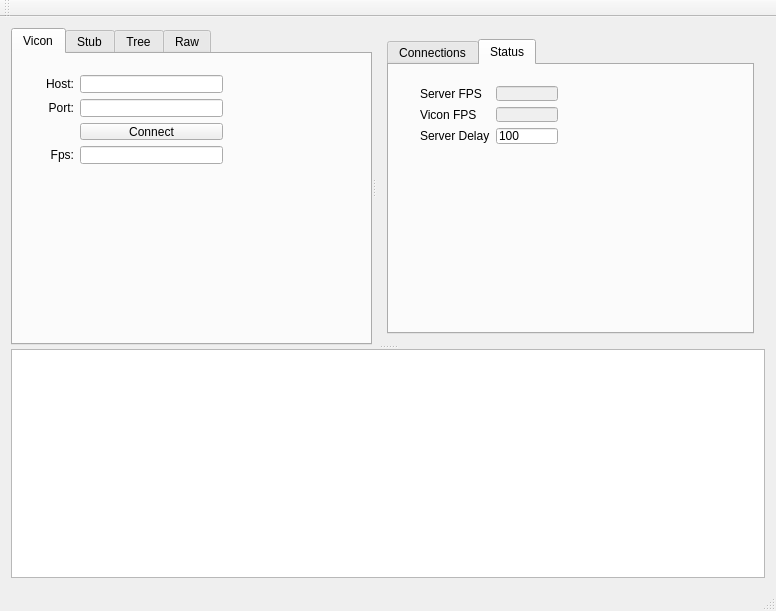
<?xml version="1.0" encoding="UTF-8"?>
<ui version="4.0">
 <class>MainWin</class>
 <widget class="QMainWindow" name="MainWin">
  <property name="geometry">
   <rect>
    <x>0</x>
    <y>0</y>
    <width>776</width>
    <height>611</height>
   </rect>
  </property>
  <property name="windowTitle">
   <string>MainWindow</string>
  </property>
  <widget class="QWidget" name="centralWidget">
   <layout class="QVBoxLayout" name="verticalLayout_4">
    <item>
     <widget class="QSplitter" name="splitter_2">
      <property name="orientation">
       <enum>Qt::Vertical</enum>
      </property>
      <widget class="QSplitter" name="splitter">
       <property name="orientation">
        <enum>Qt::Horizontal</enum>
       </property>
       <widget class="QTabWidget" name="tabWidget">
        <property name="currentIndex">
         <number>0</number>
        </property>
        <widget class="QWidget" name="ViconTab">
         <attribute name="title">
          <string>Vicon</string>
         </attribute>
         <widget class="QWidget" name="formLayoutWidget">
          <property name="geometry">
           <rect>
            <x>10</x>
            <y>10</y>
            <width>211</width>
            <height>111</height>
           </rect>
          </property>
          <layout class="QFormLayout" name="formLayout">
           <property name="labelAlignment">
            <set>Qt::AlignRight|Qt::AlignTrailing|Qt::AlignVCenter</set>
           </property>
           <item row="0" column="0">
            <widget class="QLabel" name="label_2">
             <property name="sizePolicy">
              <sizepolicy hsizetype="Expanding" vsizetype="Preferred">
               <horstretch>0</horstretch>
               <verstretch>0</verstretch>
              </sizepolicy>
             </property>
             <property name="text">
              <string>Host:</string>
             </property>
             <property name="alignment">
              <set>Qt::AlignRight|Qt::AlignTrailing|Qt::AlignVCenter</set>
             </property>
            </widget>
           </item>
           <item row="0" column="1">
            <widget class="QLineEdit" name="lineEditHost">
             <property name="sizePolicy">
              <sizepolicy hsizetype="Expanding" vsizetype="Fixed">
               <horstretch>0</horstretch>
               <verstretch>0</verstretch>
              </sizepolicy>
             </property>
             <property name="minimumSize">
              <size>
               <width>50</width>
               <height>0</height>
              </size>
             </property>
             <property name="maximumSize">
              <size>
               <width>16777215</width>
               <height>16777215</height>
              </size>
             </property>
            </widget>
           </item>
           <item row="1" column="0">
            <widget class="QLabel" name="label">
             <property name="sizePolicy">
              <sizepolicy hsizetype="Expanding" vsizetype="Preferred">
               <horstretch>0</horstretch>
               <verstretch>0</verstretch>
              </sizepolicy>
             </property>
             <property name="text">
              <string>Port:</string>
             </property>
             <property name="alignment">
              <set>Qt::AlignRight|Qt::AlignTrailing|Qt::AlignVCenter</set>
             </property>
            </widget>
           </item>
           <item row="1" column="1">
            <widget class="QLineEdit" name="lineEditPort">
             <property name="minimumSize">
              <size>
               <width>50</width>
               <height>0</height>
              </size>
             </property>
            </widget>
           </item>
           <item row="3" column="0">
            <widget class="QLabel" name="label_4">
             <property name="sizePolicy">
              <sizepolicy hsizetype="Expanding" vsizetype="Preferred">
               <horstretch>0</horstretch>
               <verstretch>0</verstretch>
              </sizepolicy>
             </property>
             <property name="text">
              <string>Fps:</string>
             </property>
             <property name="alignment">
              <set>Qt::AlignRight|Qt::AlignTrailing|Qt::AlignVCenter</set>
             </property>
            </widget>
           </item>
           <item row="2" column="0">
            <spacer name="horizontalSpacer_2">
             <property name="orientation">
              <enum>Qt::Horizontal</enum>
             </property>
             <property name="sizeHint" stdset="0">
              <size>
               <width>40</width>
               <height>20</height>
              </size>
             </property>
            </spacer>
           </item>
           <item row="2" column="1">
            <widget class="QPushButton" name="pushButtonConnect">
             <property name="text">
              <string>Connect</string>
             </property>
            </widget>
           </item>
           <item row="3" column="1">
            <widget class="QLineEdit" name="lineEditViconStatus">
             <property name="sizePolicy">
              <sizepolicy hsizetype="Expanding" vsizetype="Fixed">
               <horstretch>0</horstretch>
               <verstretch>0</verstretch>
              </sizepolicy>
             </property>
             <property name="minimumSize">
              <size>
               <width>50</width>
               <height>0</height>
              </size>
             </property>
             <property name="maximumSize">
              <size>
               <width>16777215</width>
               <height>16777215</height>
              </size>
             </property>
            </widget>
           </item>
          </layout>
         </widget>
        </widget>
        <widget class="QWidget" name="StubTab">
         <attribute name="title">
          <string>Stub</string>
         </attribute>
         <widget class="QPushButton" name="pushButtonStub">
          <property name="geometry">
           <rect>
            <x>90</x>
            <y>10</y>
            <width>75</width>
            <height>23</height>
           </rect>
          </property>
          <property name="text">
           <string>Start</string>
          </property>
         </widget>
         <widget class="QLineEdit" name="lineEditStubStatus">
          <property name="geometry">
           <rect>
            <x>90</x>
            <y>40</y>
            <width>71</width>
            <height>20</height>
           </rect>
          </property>
         </widget>
         <widget class="QLabel" name="label_5">
          <property name="geometry">
           <rect>
            <x>30</x>
            <y>40</y>
            <width>53</width>
            <height>19</height>
           </rect>
          </property>
          <property name="text">
           <string>fps:</string>
          </property>
          <property name="alignment">
           <set>Qt::AlignRight|Qt::AlignTrailing|Qt::AlignVCenter</set>
          </property>
         </widget>
        </widget>
        <widget class="QWidget" name="TreeTab">
         <attribute name="title">
          <string>Tree</string>
         </attribute>
         <layout class="QVBoxLayout" name="verticalLayout_3">
          <item>
           <widget class="QTreeView" name="treeViewData"/>
          </item>
         </layout>
        </widget>
        <widget class="QWidget" name="RawTab">
         <attribute name="title">
          <string>Raw</string>
         </attribute>
         <layout class="QVBoxLayout" name="verticalLayout_2">
          <item>
           <widget class="QTextEdit" name="textEditData"/>
          </item>
         </layout>
        </widget>
       </widget>
       <widget class="QWidget" name="verticalLayoutWidget">
        <layout class="QVBoxLayout" name="verticalLayout">
         <item>
          <widget class="QTabWidget" name="tabWidget_2">
           <property name="currentIndex">
            <number>1</number>
           </property>
           <widget class="QWidget" name="tabConnections">
            <attribute name="title">
             <string>Connections</string>
            </attribute>
            <layout class="QVBoxLayout" name="verticalLayout_5">
             <item>
              <widget class="QListView" name="listViewConnections"/>
             </item>
            </layout>
           </widget>
           <widget class="QWidget" name="tabStatus">
            <attribute name="title">
             <string>Status</string>
            </attribute>
            <widget class="QWidget" name="formLayoutWidget_2">
             <property name="geometry">
              <rect>
               <x>20</x>
               <y>10</y>
               <width>160</width>
               <height>80</height>
              </rect>
             </property>
             <layout class="QFormLayout" name="formLayout_2">
              <item row="0" column="0">
               <widget class="QLabel" name="label_3">
                <property name="text">
                 <string>Server FPS</string>
                </property>
               </widget>
              </item>
              <item row="1" column="0">
               <widget class="QLabel" name="label_6">
                <property name="text">
                 <string>Vicon FPS</string>
                </property>
               </widget>
              </item>
              <item row="2" column="0">
               <widget class="QLabel" name="label_7">
                <property name="text">
                 <string>Server Delay</string>
                </property>
               </widget>
              </item>
              <item row="0" column="1">
               <widget class="QLineEdit" name="lineEditServerFPS">
                <property name="enabled">
                 <bool>false</bool>
                </property>
               </widget>
              </item>
              <item row="1" column="1">
               <widget class="QLineEdit" name="lineEditViconFPS">
                <property name="enabled">
                 <bool>false</bool>
                </property>
               </widget>
              </item>
              <item row="2" column="1">
               <widget class="QLineEdit" name="lineEditServerDelay">
                <property name="text">
                 <string>100</string>
                </property>
               </widget>
              </item>
             </layout>
            </widget>
           </widget>
          </widget>
         </item>
        </layout>
       </widget>
      </widget>
      <widget class="QPlainTextEdit" name="plainTextEditLog"/>
     </widget>
    </item>
   </layout>
  </widget>
  <widget class="QMenuBar" name="menuBar">
   <property name="geometry">
    <rect>
     <x>0</x>
     <y>0</y>
     <width>776</width>
     <height>21</height>
    </rect>
   </property>
  </widget>
  <widget class="QToolBar" name="mainToolBar">
   <attribute name="toolBarArea">
    <enum>TopToolBarArea</enum>
   </attribute>
   <attribute name="toolBarBreak">
    <bool>false</bool>
   </attribute>
  </widget>
  <widget class="QStatusBar" name="statusBar"/>
 </widget>
 <layoutdefault spacing="6" margin="11"/>
 <resources/>
 <connections/>
</ui>
